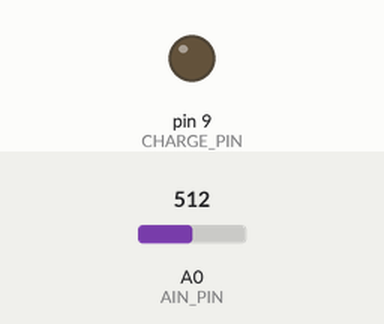
The sketch below on a simulated Arduino Uno, built with avr-gcc and run on an emulated ATmega328P. Parts: output pins drawn as LEDs (lit = HIGH). The inputs (shaded band) are chosen by the test bench; at power-on: A0 (AIN_PIN) = 512. What the sketch prints to the serial monitor is not drawn.

Above: at 0.1 s.
At 2.2 s:
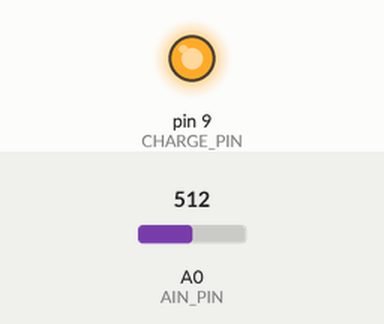
2.3 s: A0 (AIN_PIN) set to 1023
3.8 s: A0 (AIN_PIN) set to 6
5.3 s: A0 (AIN_PIN) set to 3
Timing chart, 0 to 8.3 s (numbered marks = the images above; inputs shaded):
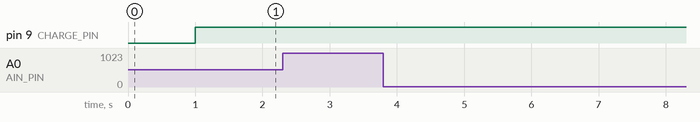

Measured:
- after the input at 3.8 s, every drawn part: stays the same

The sketch:

LAB6.ino
```cpp
// Define analog input pin connected to the capacitor voltage
const int AIN_PIN = A0;

// Digital pin used to charge the capacitor C through resistor R1
const int CHARGE_PIN = 9;

// Digital pin used to discharge the capacitor C through resistor R2
const int DISCHARGE_PIN = 10;

// Minimum ADC value to avoid noise near 0V
#define ADC_MIN (4)

// Maximum ADC value to avoid noise near VCC
#define ADC_MAX (1023 - ADC_MIN)

// Midpoint ADC value (~VCC/2), used to detect half-time
#define ADC_MID ((ADC_MIN + ADC_MAX) / 2)

// Resistance value in ohms (used for capacitance calculation)
#define R1 1000

// Natural logarithm of 2 (used in RC half-time formula)
#define LN2 0.6931472

// Variable to store the start time of capacitor charging
uint32_t t_start;

void setup() {
  // Initialize the serial port for PC communication, set baudrate to 115200
  Serial.begin(115200);

  // Configure charging pin as output
  pinMode(CHARGE_PIN, OUTPUT);

  // Configure discharge pin as high-impedance input initially
  pinMode(DISCHARGE_PIN, INPUT);

  // Discharge C initially
  digitalWrite(CHARGE_PIN, LOW);
  delay(1000);
}

void loop() {
  // --- CHARGING PHASE ---
  // Enable charging path
  pinMode(CHARGE_PIN, OUTPUT);
  pinMode(DISCHARGE_PIN, INPUT);

  // Start charging C
  digitalWrite(CHARGE_PIN, HIGH);

  // Save the start time
  t_start = micros();

  // Wait until capacitor voltage reaches ~VCC/2
  while (analogRead(AIN_PIN) < ADC_MID);

  // Calculate time elapsed
  uint32_t t_us = micros() - t_start;

  // Continue charging until near full voltage
  while (analogRead(AIN_PIN) < ADC_MAX);

  // --- DISCHARGING PHASE ---
  // Enable discharging path
  pinMode(CHARGE_PIN, INPUT);
  pinMode(DISCHARGE_PIN, OUTPUT);

  // Start discharging C
  digitalWrite(DISCHARGE_PIN, LOW);

  // Wait until capacitor is fully discharged
  while (analogRead(AIN_PIN) > ADC_MIN);

  // --- CALCULATION & OUTPUT ---
  String s;
  s = "half-time [us] = ";
  s += t_us;
  Serial.println(s);

  // Compute capacitance using C = t / (R * ln(2))
  float capacitance = t_us / (R1 * LN2);

  s = "R1 [Ohm] = ";
  s += R1;
  Serial.println(s);

  s = "capacitance [uF] = "; // Note: Output is likely in microfarads due to micros()
  s += capacitance;
  Serial.println(s);

  Serial.println("-----------------------");
}
```
